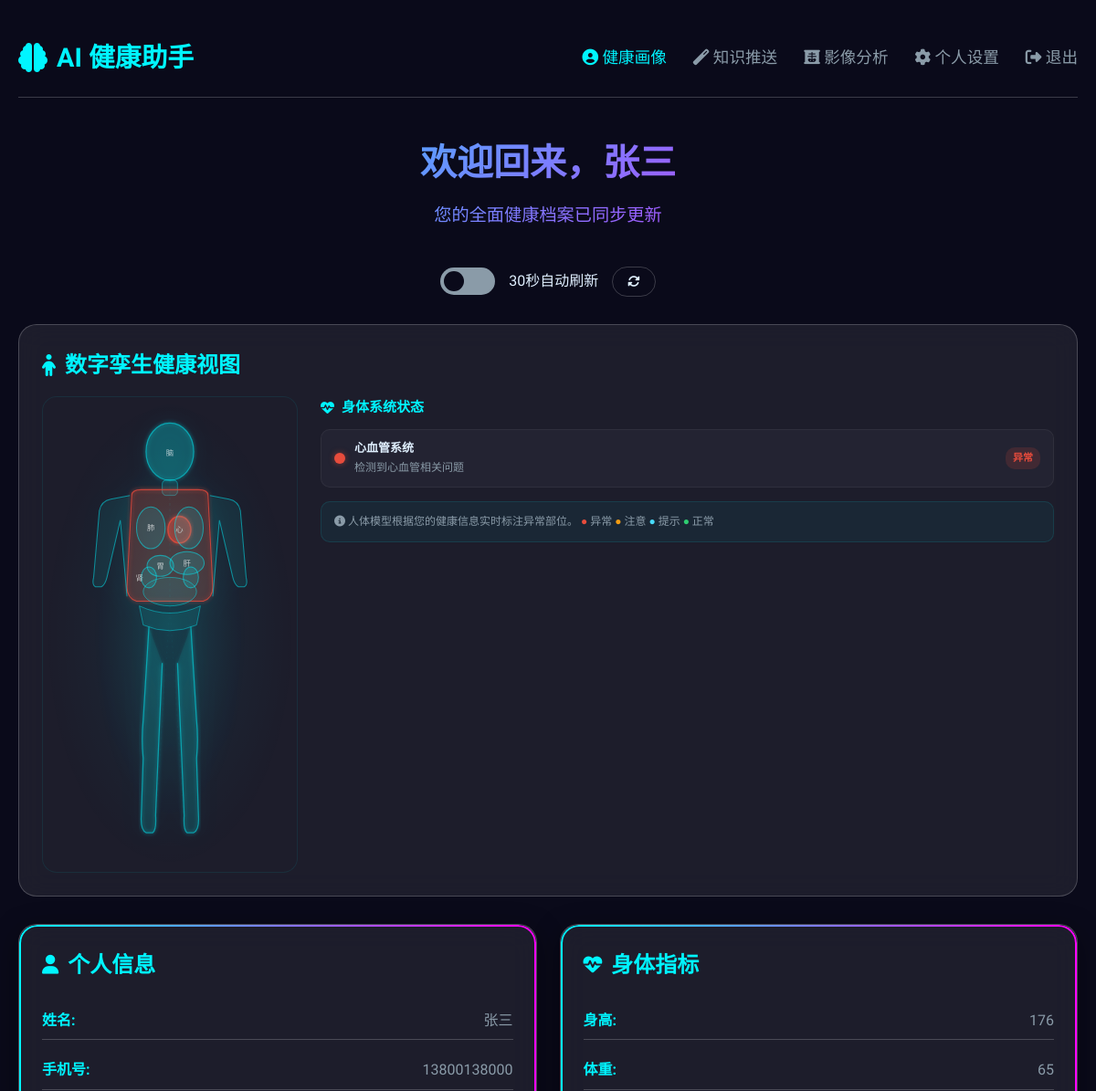
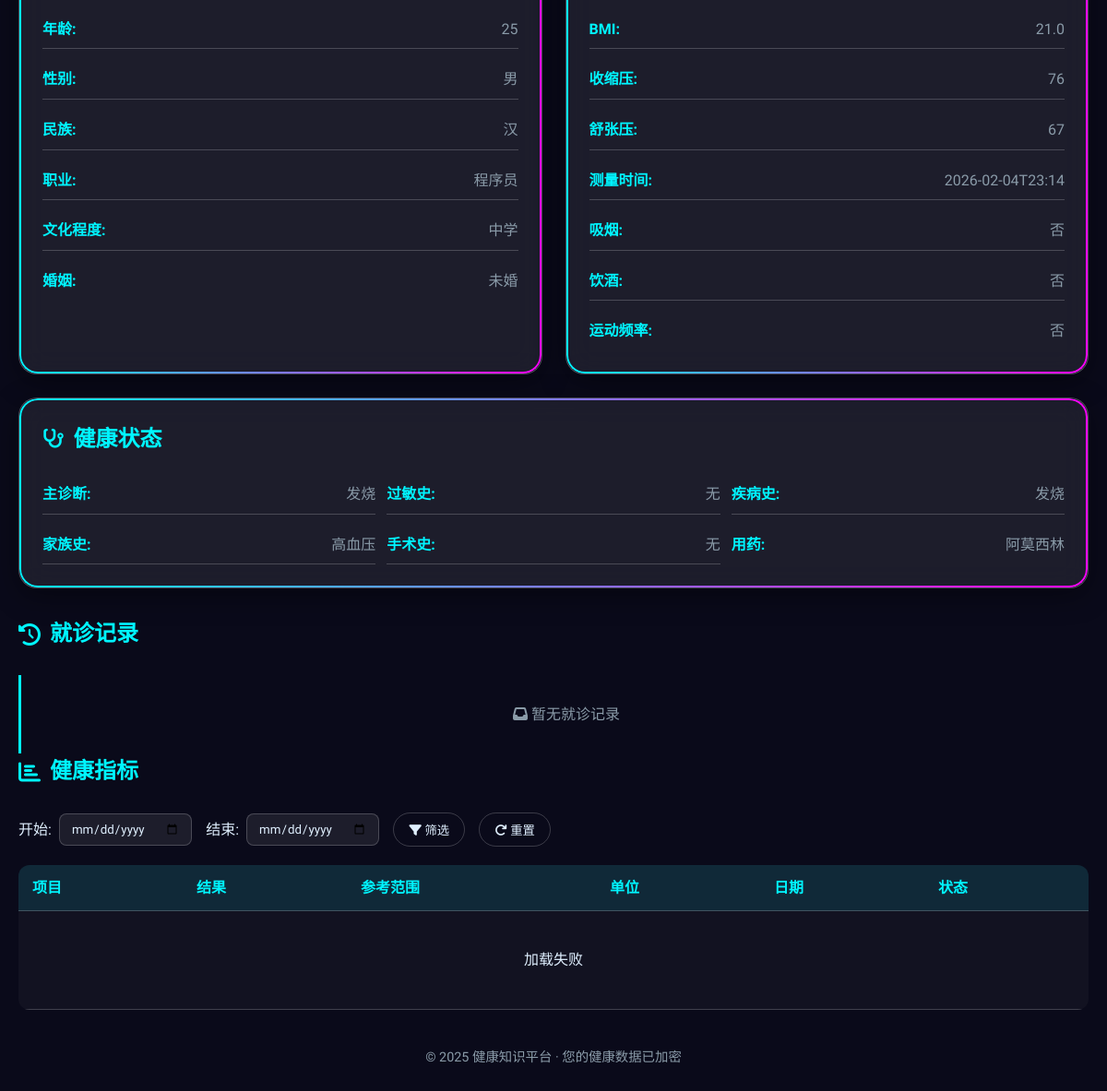
Screenshot of /health_profile (signed in) with the database file from the repository (2 pictures, top to bottom).
### tables this page shows
CREATE TABLE patients (
            id INTEGER PRIMARY KEY AUTOINCREMENT,
            name TEXT NOT NULL,
            phone TEXT UNIQUE NOT NULL,
            password TEXT NOT NULL,
            age INTEGER,
            gender TEXT,
            blood_type TEXT,
            height TEXT,
            weight TEXT,
            conditions TEXT,
            allergies TEXT,
            occupation TEXT,
            ethnicity TEXT,
            main_activity TEXT,
            education TEXT,
            employment TEXT,
            marital_status TEXT,
            is_smoker TEXT,
            is_drinker TEXT,
            surgery_history TEXT,
            medications TEXT,
            disease_history TEXT,
            systolic_bp TEXT,
            diastolic_bp TEXT,
            bp_measure_time TEXT,
            family_history TEXT,
            regular_exercise TEXT,
            created_at TIMESTAMP DEFAULT CURRENT_TIMESTAMP
        );

### app.py (the view)
@app.route('/health_profile')
def health_profile():
    if 'user_id' not in session:
        return redirect(url_for('login'))
    patient_id = session['user_id']
    conn = sqlite3.connect(app.config['DATABASE'])
    conn.row_factory = sqlite3.Row
    c = conn.cursor()
    c.execute('SELECT * FROM patients WHERE id = ?', (patient_id,))
    patient = c.fetchone()
    c.execute('SELECT * FROM medical_records WHERE patient_id = ? ORDER BY date DESC', (patient_id,))
    medical_records = c.fetchall()
    c.execute('SELECT * FROM check_metrics WHERE patient_id = ? ORDER BY date DESC', (patient_id,))
    check_metrics = c.fetchall()
    conn.close()
    if not patient:
        return redirect(url_for('login'))
    health_data = {}
    fields = ['id', 'name', 'phone', 'age', 'gender', 'blood_type', 'height', 'weight',
              'conditions', 'allergies', 'occupation', 'ethnicity', 'main_activity',
              'education', 'employment', 'marital_status', 'is_smoker', 'is_drinker',
              'surgery_history', 'medications', 'disease_history', 'systolic_bp',
              'diastolic_bp', 'bp_measure_time', 'family_history', 'regular_exercise', 'created_at']
    for f in fields:
        health_data[f] = get_row_field(patient, f)
    try:
        height_val = float(health_data['height'].replace('cm', '')) if health_data['height'] else 0
        weight_val = float(health_data['weight'].replace('kg', '')) if health_data['weight'] else 0
        if height_val > 0 and weight_val > 0:
            height_in_m = height_val / 100
            health_data['bmi'] = round(weight_val / (height_in_m * height_in_m), 1)
            if health_data['bmi'] < 18.5:
                health_data['bmi_category'] = '偏瘦'
            elif health_data['bmi'] < 24:
                health_data['bmi_category'] = '正常'
            elif health_data['bmi'] < 28:
                health_data['bmi_category'] = '超重'
            else:
                health_data['bmi_category'] = '肥胖'
        else:
            health_data['bmi'] = ''
            health_data['bmi_category'] = ''
    except:
        health_data['bmi'] = ''
        health_data['bmi_category'] = ''
    formatted_records = [{'id': r['id'], 'date': r['date'], 'department': r['department'],
                          'doctor': r['doctor'], 'description': r['description']} for r in medical_records]
    formatted_metrics = [{'id': m['id'], 'item': m['item'], 'result': m['result'],
                          'range': m['reference_range'], 'unit': m['unit'],
                          'date': m['date'], 'status': m['status']} for m in check_metrics]
    return render_template('health_profile.html', health_data=health_data,
                           medical_records=formatted_records, check_metrics=formatted_metrics)

### app.py (called while the page is built)
def get_row_field(row, field_name, default_value=''):
    if row is None:
        return default_value
    if field_name not in row.keys():
        return default_value
    value = row[field_name]
    return value if value is not None else default_value

### templates/health_profile.html (shortened to what this page needs)
{% extends "base.html" %}
{% block styles %}
<link rel="stylesheet" href="{{ url_for('static', filename='css/health_profile.css') }}">
{% endblock %}
{% block content %}
<div class="health-container">
    <nav class="health-nav">
        <div class="nav-logo"><i class="fas fa-brain"></i> AI 健康助手</div>
        <div class="nav-links">
            <a href="{{ url_for('health_profile') }}" class="active"><i class="fas fa-user-circle"></i> 健康画像</a>
            <a href="{{ url_for('diagnosis') }}"><i class="fas fa-magic"></i> 知识推送</a>
            <a href="{{ url_for('image_analysis') }}"><i class="fas fa-x-ray"></i> 影像分析</a>
            <a href="{{ url_for('profile_settings') }}"><i class="fas fa-cog"></i> 个人设置</a>
            <a href="{{ url_for('logout') }}"><i class="fas fa-sign-out-alt"></i> 退出</a>
        </div>
    </nav>
    <div class="welcome-banner">
        <h1>欢迎回来，{{ health_data.name }}</h1>
        <p>您的全面健康档案已同步更新</p>
    </div>
    <div class="refresh-controls">
        <label class="switch"><input type="checkbox" id="autoRefreshToggle"><span class="slider"></span></label>
        <span class="text">30秒自动刷新</span>
        <button id="manualRefreshBtn" class="btn-outline"><i class="fas fa-sync-alt"></i></button>
    </div>
    <section class="digital-twin-section">
        <h2><i class="fas fa-child"></i> 数字孪生健康视图</h2>
        <div class="twin-container">
            <div class="twin-body-wrap">
                <svg viewBox="0 0 200 460" xmlns="http://www.w3.org/2000/svg">
                    <text class="organ-label" x="100" y="42" text-anchor="middle">脑</text>
                    <text class="organ-label" x="110" y="123" text-anchor="middle">心</text>
                    <text class="organ-label" x="80" y="121" text-anchor="middle">肺</text>
                    <text class="organ-label" x="118" y="158" text-anchor="middle">肝</text>
                    <text class="organ-label" x="90" y="161" text-anchor="middle">胃</text>
                    <text class="organ-label" x="68" y="173" text-anchor="middle" font-size="7">肾</text>
                </svg>
            </div>
            <div class="twin-legend">
                <div class="legend-title"><i class="fas fa-heartbeat"></i> 身体系统状态</div>
                <div class="legend-items" id="twinLegendItems"></div>
                <div class="twin-tip">
                    <i class="fas fa-info-circle"></i>
                    人体模型根据您的健康信息实时标注异常部位。
                    <span style="color:#e74c3c;">●</span> 异常
                    <span style="color:#f39c12;">●</span> 注意
                    <span style="color:#48dbfb;">●</span> 提示
                    <span style="color:#2ecc71;">●</span> 正常
                </div>
            </div>
        </div>
    </section>
    <section class="health-main-grid">
        <div class="card neon-border">
            <h2><i class="fas fa-user"></i> 个人信息</h2>
            <div class="info-grid">
                {% for key, label in [('name','姓名'),('phone','手机号'),('age','年龄'),('gender','性别'),('ethnicity','民族'),('occupation','职业'),('education','文化程度'),('marital_status','婚姻')] %}
                <div class="info-item"><span class="label">{{ label }}:</span><span class="value" id="field-{{ key }}">{{ health_data[key] or '-' }}</span></div>
                {% endfor %}
            </div>
        </div>
        <div class="card neon-border">
            <h2><i class="fas fa-heartbeat"></i> 身体指标</h2>
            <div class="info-grid">
                {% for key, label in [('height','身高'),('weight','体重'),('bmi','BMI'),('systolic_bp','收缩压'),('diastolic_bp','舒张压'),('bp_measure_time','测量时间'),('is_smoker','吸烟'),('is_drinker','饮酒'),('regular_exercise','运动频率')] %}
                <div class="info-item"><span class="label">{{ label }}:</span><span class="value" id="field-{{ key }}">{{ health_data[key] or '-' }}</span></div>
                {% endfor %}
            </div>
        </div>
        <div class="card neon-border health-full-width">
            <h2><i class="fas fa-stethoscope"></i> 健康状态</h2>
            <div class="info-grid" style="grid-template-columns:repeat(auto-fit,minmax(280px,1fr));">
                {% for key, label in [('conditions','主诊断'),('allergies','过敏史'),('disease_history','疾病史'),('family_history','家族史'),('surgery_history','手术史'),('medications','用药')] %}
                <div class="info-item"><span class="label">{{ label }}:</span><span class="value" id="field-{{ key }}">{{ health_data[key] or '-' }}</span></div>
                {% endfor %}
            </div>
        </div>
    </section>
    <section class="medical-timeline">
        <h2><i class="fas fa-history"></i> 就诊记录</h2>
        <div class="timeline" id="timelineContainer">
            {% if not medical_records %}<div style="text-align:center;color:var(--text-dim);padding:30px;"><i class="fas fa-inbox"></i> 暂无就诊记录</div>{% endif %}
        </div>
    </section>
    <section class="metrics-table">
        <h2><i class="fas fa-chart-bar"></i> 健康指标</h2>
        <div class="filter-controls">
            <div class="filter-group"><label for="startDate">开始:</label><input type="date" id="startDate" class="filter-input"></div>
            <div class="filter-group"><label for="endDate">结束:</label><input type="date" id="endDate" class="filter-input"></div>
            <button id="filterBtn" class="btn-outline"><i class="fas fa-filter"></i> 筛选</button>
            <button id="resetFilterBtn" class="btn-outline"><i class="fas fa-redo"></i> 重置</button>
        </div>
        <div class="table-wrapper"><table id="metricsTable"><thead><tr><th>项目</th><th>结果</th><th>参考范围</th><th>单位</th><th>日期</th><th>状态</th></tr></thead><tbody id="metricsBody"></tbody></table></div>
    </section>
    <footer><p>© 2025 健康知识平台 · 您的健康数据已加密</p></footer>
</div>
{% endblock %}

### static/css/style.css (style rules this page uses)
:root { --primary: #2c7fb8; --primary-dark: #1a5f8e; --secondary: #4db3d3; --accent: #f05f5f; --light: #f8f9fa; --dark: #343a40; --success: #28a745; --warning: #ffc107; --danger: #dc3545; --gray: #6c757d; --light-gray: #e9ecef; }
* { margin: 0; padding: 0; box-sizing: border-box; }
body { font-family: 'Noto Sans SC', sans-serif; background-color: #f0f4f8; color: var(--dark); line-height: 1.6; }

### static/css/health_profile.css (style rules this page uses)
:root { --primary: #00f5ff; --secondary: #ff00ff; --bg: #0a0a1a; --glass: rgba(255,255,255,.08); --border: rgba(255,255,255,.2); --text: #e0f0ff; --text-dim: #8a9ba8; --radius: 20px; }
* { margin: 0; padding: 0; box-sizing: border-box; }
body { font-family: 'Orbitron', 'Noto Sans SC', sans-serif; background: var(--bg); color: var(--text); line-height: 1.6; }
.health-container { max-width: 1200px; margin: 0 auto; padding: 20px; }
.health-nav { display: flex; justify-content: space-between; align-items: center; padding: 20px 0; border-bottom: 1px solid var(--border); }
.nav-logo { display: flex; align-items: center; font-size: 1.8rem; font-weight: 700; color: var(--primary); }
.nav-logo i { margin-right: 10px; font-size: 2rem; }
.nav-links a { margin-left: 25px; color: var(--text-dim); text-decoration: none; font-size: 1.1rem; transition: color .3s; }
.nav-links a.active, .nav-links a:hover { color: var(--primary); }
.welcome-banner { background: linear-gradient(135deg, var(--primary), var(--secondary)); -webkit-background-clip: text; -webkit-text-fill-color: transparent; text-align: center; padding: 40px 0; }
.welcome-banner h1 { font-size: 2.5rem; margin-bottom: 10px; }
.welcome-banner p { font-size: 1.2rem; color: var(--text-dim); }
.refresh-controls { display: flex; align-items: center; justify-content: center; gap: 15px; margin-bottom: 30px; }
.switch { position: relative; width: 60px; height: 30px; display: inline-block; }
.slider { position: absolute; cursor: pointer; top: 0; left: 0; right: 0; bottom: 0; background: var(--text-dim); border-radius: 34px; transition: .4s; }
.slider:before { position: absolute; content: ""; height: 22px; width: 22px; left: 4px; bottom: 4px; background: var(--bg); border-radius: 50%; transition: .4s; }
.btn-outline { background: transparent; border: 1px solid var(--border); color: var(--text); padding: 8px 16px; border-radius: 50px; cursor: pointer; transition: .3s; }
.card { background: var(--glass); border: 1px solid var(--border); border-radius: var(--radius); padding: 25px; backdrop-filter: blur(15px); box-shadow: 0 8px 30px rgba(0,0,0,.4); transition: transform .3s; }
.neon-border { position: relative; }
.neon-border::before { content: ''; position: absolute; inset: 0; border-radius: var(--radius); padding: 2px; background: linear-gradient(90deg,var(--primary),var(--secondary)); -webkit-mask: linear-gradient(#fff 0 0) content-box, linear-gradient(#fff 0 0); -webkit-mask-composite: xor; }
.card h2 { color: var(--primary); margin-bottom: 20px; display: flex; align-items: center; }
.card h2 i { margin-right: 10px; font-size: 1.3rem; }
.info-grid { display: grid; grid-template-columns: 1fr; gap: 12px; }
.info-item { display: flex; justify-content: space-between; padding: 8px 0; border-bottom: 1px solid var(--border); }
.info-item:last-child { border-bottom: none; }
.label { font-weight: 600; color: var(--primary); }
.value { color: var(--text-dim); }
.medical-timeline h2, .metrics-table h2 { color: var(--primary); margin-bottom: 25px; display: flex; align-items: center; }
.medical-timeline h2 i, .metrics-table h2 i { margin-right: 10px; }
.timeline { border-left: 3px solid var(--primary); padding-left: 25px; }
.table-wrapper { overflow-x: auto; border-radius: 12px; }
table { width: 100%; border-collapse: collapse; background: rgba(255,255,255,.03); }
th, td { padding: 12px 15px; text-align: left; border-bottom: 1px solid var(--border); }
th { background: rgba(0,245,255,.1); color: var(--primary); }
footer { text-align: center; padding: 20px 0; color: var(--text-dim); font-size: .9rem; }
.filter-controls { margin-bottom: 20px; display: flex; gap: 15px; align-items: center; flex-wrap: wrap; }
.filter-group { display: flex; align-items: center; gap: 8px; }
.filter-input { background: var(--glass); border: 1px solid var(--border); border-radius: 8px; padding: 8px 12px; color: var(--text); font-family: inherit; transition: border-color 0.3s; }

### rows the page displays
patients: name "张三", name "张三" "13800138000" "25" "男" "汉" "程序员" "中学" "未婚", height "176" "65" "76" "67" "2026-02-04T23:14" "否" "否" "否", conditions "发烧" "无" "发烧" "高血压" "无" "阿莫西林"

### other values shown
{{ label }} "姓名" "手机号" "年龄" "性别" "民族" "职业" "文化程度" "婚姻"
{{ label }} "身高" "体重" "BMI" "收缩压" "舒张压" "测量时间" "吸烟" "饮酒" "运动频率"
{{ health_data[key] or '-' }} "21.0"
{{ label }} "主诊断" "过敏史" "疾病史" "家族史" "手术史" "用药"
